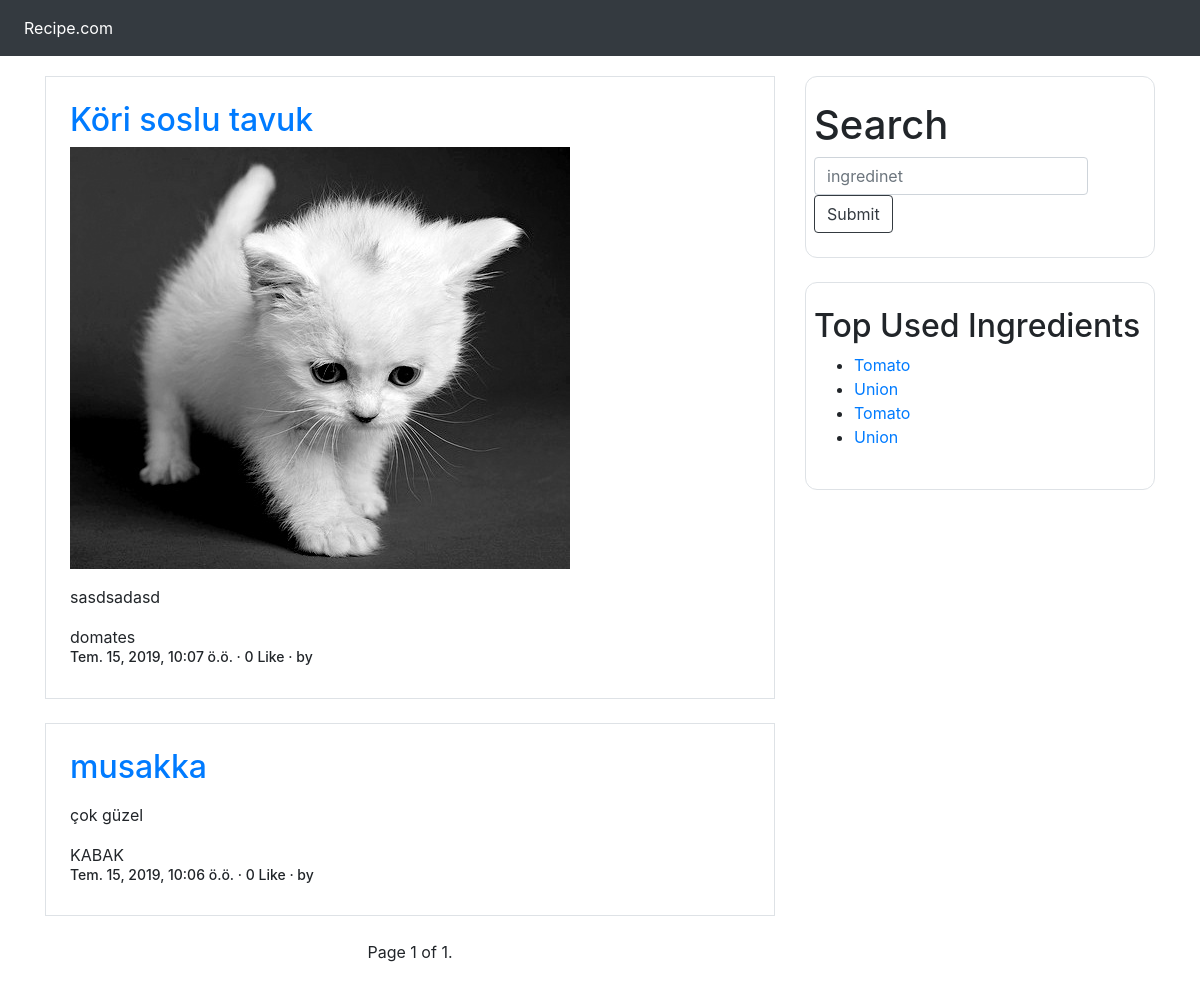
Page /food/index/ on the committed database.
### food/models.py (models this page shows, shortened)
class Recipe(models.Model):
    user=models.ForeignKey('auth.User',verbose_name='usta',on_delete=models.CASCADE)
    name=models.CharField(max_length=40)
    description=models.TextField()
    image=models.ImageField(blank=True,null=True)
    difficulty=models.CharField(max_length=45,choices=DIFFUCULTY)
    ingredients=models.ManyToManyField(Ingredient)
    publishing_date=models.DateTimeField(auto_now_add=True)
    slug=models.SlugField(editable=False)
    likes=models.ManyToManyField(User,related_name='likes',blank=True)
    def total_likes(self):
        return self.likes.count()
    def get_absolute_url(self):
        return reverse('detail',kwargs={'slug':self.slug})
    class Meta:
        ordering=['-publishing_date']

class Ingredient(models.Model):
    ingredient=models.CharField(max_length=40)
    def __str__(self):
        return self.ingredient

### food/views.py (the view)
# urls.py: path('index/', index_view,name='index'),
def index_view(request):
    recipe_list = Recipe.objects.all()
    query=request.GET.get("q")
    if query:
        recipe_list=recipe_list.filter(name__icontains=query)
    recipes=Recipe.objects.all()
    paginator = Paginator(recipe_list, 3)
    page = request.GET.get('sayfa')
    try:
        recipes = paginator.page(page)
    except PageNotAnInteger:
        recipes = paginator.page(1)
    except EmptyPage:
        recipes = paginator.page(paginator.num_pages)
    return render(request,'food/index.html',{'recipes':recipes})

### templates/food/index.html (shortened to what this page needs)
{% extends 'base.html'%}
{% block body %}
   <div class="container" style="margin-top:20px;">
  <div class="row">
    <div class="col-sm-8">
        {% for recipe in recipes %}
        <div class="com-md-12 border mb-4 p-4">
            <h2><a href="{{recipe.get_absolute_url}}">{{recipe.name}}</a></h2>
        {% if recipe.image %}
          <img src="{{recipe.image.url}}" class="img-responsive">
        {% endif %}
            <p class="mt-3">{{ recipe.description }}</p>
            {% for ingredients in recipe.ingredients.all %}
                {{ingredients }}<br>
            {% endfor %}
            <h6 style="font-size:14px;">{{ recipe.publishing_date}}  ·  {{ recipe.total_likes }} Like ·  by {{ recipe.user.get_full_name}}
        </div>
        {% endfor %}
        <div class="pagination d-flex justify-content-center mt-4 mb-4">
            <span class="step-links">
                <span class="current">
                    Page {{ recipes.number }} of {{ recipes.paginator.num_pages }}.
                </span>
            </span>
    </div>
  </div>
    <div class="col-sm-4">
        <div class="col-md-12 border p-2 mb-4 pt-4 pb-4" style="border-radius:12px">
            <form class="form-inline" role="search" method="get"action="">
              <h1>Search</h1>
              <input class="form-control mr-sm-2" type="search" name="q" placeholder="ingredinet" aria-label="Search">
              <button class="btn btn-outline-dark my-2 my-sm-0" type="submit">Submit</button>
            </form>
        </div>
        <div class="col-md-12 border p-2 pt-4 pb-4" style="border-radius:12px">
            <h2>Top Used Ingredients</h2>
            <ul>
               {% for recipe in recipes %}
                    {% for ingredients in recipe.ingredients.all %}
                        <li><a href="{% url 'ingredient' ingredients.id %}">Tomato</a></li>
                        <li><a href="#">Union</a></li>
                    {% endfor %}
               {% endfor %}
            </ul>
        </div>
    </div>
  </div>
{% endblock %}

### templates/base.html (shortened to what this page needs)
<!DOCTYPE html>
<html lang="en">
<head>
    <link rel="stylesheet" href="https://stackpath.bootstrapcdn.com/bootstrap/4.3.1/css/bootstrap.min.css">
</head>
<body>
<header>
    <nav class="navbar navbar-expand-lg navbar-dark bg-dark">
  <div class="collapse navbar-collapse" id="navbarSupportedContent">
    <ul class="navbar-nav mr-auto">
      <li class="nav-item active">
        <a class="nav-link" href="{% url 'index' %}">Recipe.com <span class="sr-only">(current)</span></a>
      </li>
    </ul>
  </div>
</nav>
</header>
<body>
     {% block body %}
     {% endblock %}
</body>

### rows in the picture
Recipe: name "Köri soslu tavuk", image (picture), description "sasdsadasd", publishing_date "Tem. 15, 2019, 10:07 ö.ö.", total_likes "0"
Ingredient: ingredient "domates"
Recipe: name "musakka", description "çok güzel", publishing_date "Tem. 15, 2019, 10:06 ö.ö.", total_likes "0"
Ingredient: ingredient "KABAK"

### other values in the picture
{{ recipes.number }} "1"
{{ recipes.paginator.num_pages }} "1"
